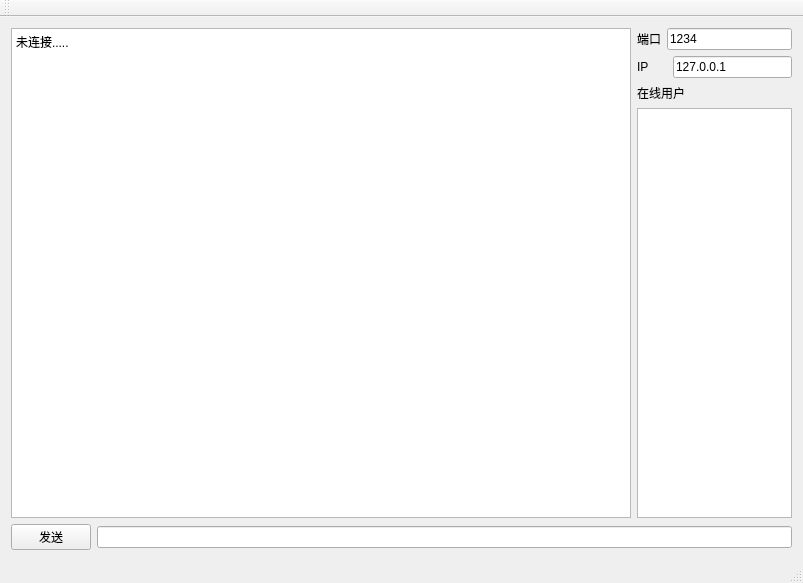
<?xml version="1.0" encoding="UTF-8"?>
<ui version="4.0">
 <class>XChatyClientClass</class>
 <widget class="QMainWindow" name="XChatyClientClass">
  <property name="geometry">
   <rect>
    <x>0</x>
    <y>0</y>
    <width>803</width>
    <height>583</height>
   </rect>
  </property>
  <property name="windowTitle">
   <string>XChatyClient</string>
  </property>
  <widget class="QWidget" name="centralWidget">
   <layout class="QGridLayout" name="gridLayout">
    <item row="0" column="0">
     <layout class="QHBoxLayout" name="horizontalLayout_2" stretch="8,2">
      <item>
       <widget class="QTextEdit" name="chatEdit">
        <property name="html">
         <string>&lt;!DOCTYPE HTML PUBLIC &quot;-//W3C//DTD HTML 4.0//EN&quot; &quot;http://www.w3.org/TR/REC-html40/strict.dtd&quot;&gt;
&lt;html&gt;&lt;head&gt;&lt;meta name=&quot;qrichtext&quot; content=&quot;1&quot; /&gt;&lt;style type=&quot;text/css&quot;&gt;
p, li { white-space: pre-wrap; }
&lt;/style&gt;&lt;/head&gt;&lt;body style=&quot; font-family:'SimSun'; font-size:9pt; font-weight:400; font-style:normal;&quot;&gt;
&lt;p style=&quot; margin-top:0px; margin-bottom:0px; margin-left:0px; margin-right:0px; -qt-block-indent:0; text-indent:0px;&quot;&gt;&lt;span style=&quot; font-family:'SimSun';&quot;&gt;未连接.....&lt;/span&gt;&lt;/p&gt;
&lt;p style=&quot;-qt-paragraph-type:empty; margin-top:0px; margin-bottom:0px; margin-left:0px; margin-right:0px; -qt-block-indent:0; text-indent:0px; font-family:'SimSun';&quot;&gt;&lt;br /&gt;&lt;/p&gt;
&lt;p style=&quot;-qt-paragraph-type:empty; margin-top:0px; margin-bottom:0px; margin-left:0px; margin-right:0px; -qt-block-indent:0; text-indent:0px; font-family:'SimSun'; font-size:7.2pt;&quot;&gt;&lt;br /&gt;&lt;/p&gt;&lt;/body&gt;&lt;/html&gt;</string>
        </property>
       </widget>
      </item>
      <item>
       <layout class="QVBoxLayout" name="verticalLayout_2" stretch="0,0,0">
        <item>
         <layout class="QHBoxLayout" name="horizontalLayout">
          <item>
           <widget class="QLabel" name="label">
            <property name="text">
             <string>端口</string>
            </property>
           </widget>
          </item>
          <item>
           <widget class="QLineEdit" name="portEdit">
            <property name="text">
             <string>1234</string>
            </property>
           </widget>
          </item>
         </layout>
        </item>
        <item>
         <layout class="QHBoxLayout" name="horizontalLayout_4" stretch="1,4">
          <item>
           <widget class="QLabel" name="label_4">
            <property name="text">
             <string>IP</string>
            </property>
           </widget>
          </item>
          <item>
           <widget class="QLineEdit" name="hostEdit">
            <property name="text">
             <string>127.0.0.1</string>
            </property>
           </widget>
          </item>
         </layout>
        </item>
        <item>
         <layout class="QVBoxLayout" name="verticalLayout">
          <item>
           <widget class="QLabel" name="label_2">
            <property name="text">
             <string>在线用户</string>
            </property>
           </widget>
          </item>
          <item>
           <widget class="QListWidget" name="onlineList"/>
          </item>
         </layout>
        </item>
       </layout>
      </item>
     </layout>
    </item>
    <item row="1" column="0">
     <layout class="QHBoxLayout" name="horizontalLayout_3" stretch="0,0">
      <item>
       <widget class="QPushButton" name="sendBtn">
        <property name="text">
         <string>发送</string>
        </property>
       </widget>
      </item>
      <item>
       <widget class="QLineEdit" name="sendEdit"/>
      </item>
     </layout>
    </item>
   </layout>
  </widget>
  <widget class="QMenuBar" name="menuBar">
   <property name="geometry">
    <rect>
     <x>0</x>
     <y>0</y>
     <width>803</width>
     <height>26</height>
    </rect>
   </property>
  </widget>
  <widget class="QToolBar" name="mainToolBar">
   <attribute name="toolBarArea">
    <enum>TopToolBarArea</enum>
   </attribute>
   <attribute name="toolBarBreak">
    <bool>false</bool>
   </attribute>
  </widget>
  <widget class="QStatusBar" name="statusBar"/>
 </widget>
 <layoutdefault spacing="6" margin="11"/>
 <resources>
  <include location="xchatyclient.qrc"/>
 </resources>
 <connections/>
</ui>
